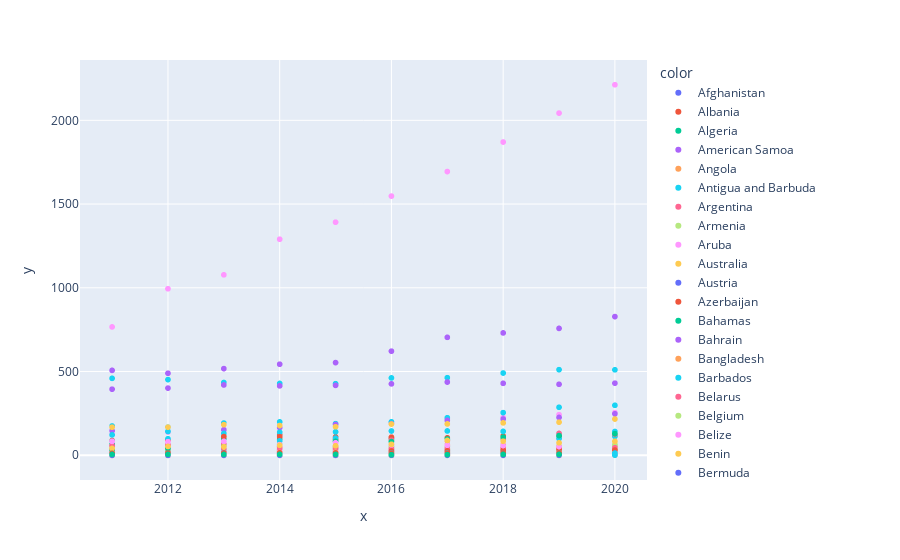

The code cell stored with this chart in its notebook:
### Code cell
fig = px.scatter(x=wec["year"], y=wec["renewables_electricity"], color=wec['country'])
fig.show()
